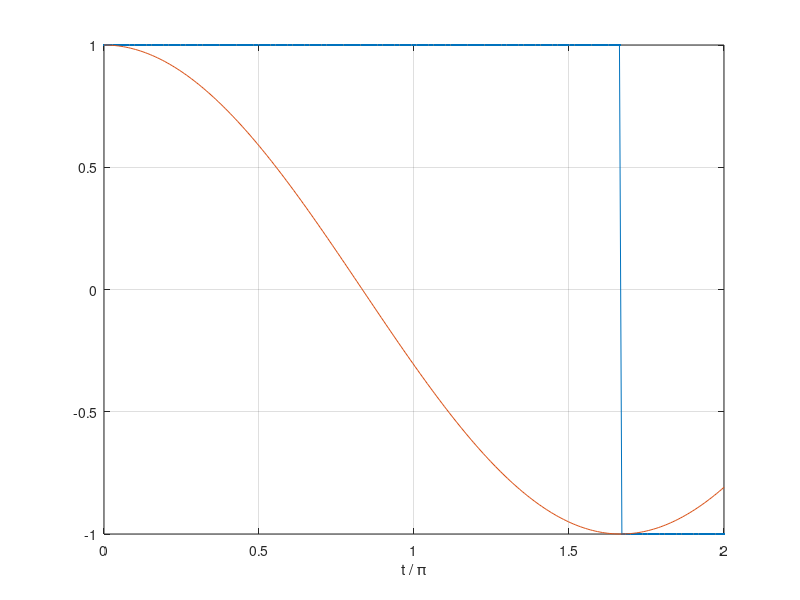

Write MATLAB code to recreate this figure. (Note: this script raises an error after producing the figure.)
clc;
clear;
close all;

% pulse 1 - cosine squared
T= 2*pi;
N = 256;
t = linspace(0, T, N);
x = square(0.6*t);
plot(t/pi, x, '.-', t/pi, cos(0.6*t))
xlabel('t / \pi')
grid on

X = fourier(x);

figure()
bar(abs(X))

rex = wavsyn(N, X);
xt = X';
figure()
plot(rex)

for i=1:N
    fprintf('C(%d) ',i-1)
    fprintf(num2str(xt(i)))
    fprintf(' |C(%d)| ',i-1)
    fprintf(num2str(abs(xt(i))))
    fprintf('\n')
    fprintf('\n')
end




%% pulse 2 - duty 25%

clc;
clear;
close all;

N=256;
T= 2*pi;

t = linspace(0, T, N);

pulsewidth = 1e-0;
pulseperiods = [0:2*pi]*4e-0;

x = pulstran(t,pulseperiods,@rectpuls,pulsewidth);

plot(t,x)


X = fourier(x);
xt = X';
figure()
bar(abs(X))

rex = wavsyn(N, X);

figure()
plot(rex)


for i=1:N
    fprintf('C(%d) ',i-1)
    fprintf(num2str(xt(i)))
    fprintf(' |C(%d)| ',i-1)
    fprintf(num2str(abs(xt(i))))
    fprintf('\n')
    fprintf('\n')
end



%% pulse 3 - duty 12.5%

clc;
clear;
close all;

N=256;
T= 2*pi;

t = linspace(0, T, N);

pulsewidth = 0.5e-0;
pulseperiods = [0:2*pi]*4e-0;

x = pulstran(t,pulseperiods,@rectpuls,pulsewidth);

plot(t,x)


X = fourier(x);
xt = X';
figure()
bar(abs(X))

rex = wavsyn(N, X);

figure()
plot(rex)


for i=1:N
    fprintf('C(%d) ',i-1)
    fprintf(num2str(xt(i)))
    fprintf(' |C(%d)| ',i-1)
    fprintf(num2str(abs(xt(i))))
    fprintf('\n')
    fprintf('\n')
end


%% pulse 4 - one cycle sine

clc;
clear;
close all;

N=256;
T= 2*pi;

Fs = N/T;
t = linspace(0, T, N);
x = sin(2*pi*Fs*t);
figure();
plot(t,x)
X = fourier(x);

xt = X';
figure()
bar(abs(X))

rex = wavsyn(N, X);

figure()
plot(rex)



for i=1:N
    fprintf('C(%d) ',i-1)
    fprintf(num2str(xt(i)))
    fprintf(' |C(%d)| ',i-1)
    fprintf(num2str(abs(xt(i))))
    fprintf('\n')
    fprintf('\n')
end


%% pulse 5 - two cycle sine

clc;
clear;
close all;

N=256;
T= 2*pi;

Fs = N/T;
t = linspace(0, T, N);
x = sin(2*2*pi*Fs*t);
figure();
plot(t,x)
X = fourier(x);

xt = X';

figure()
bar(abs(X))

rex = wavsyn(N, X);

figure()
plot(rex)



for i=1:N
    fprintf('C(%d) ',i-1)
    fprintf(num2str(xt(i)))
    fprintf(' |C(%d)| ',i-1)
    fprintf(num2str(abs(xt(i))))
    fprintf('\n')
    fprintf('\n')
end


%% pulse 6 - triangle

clc;
clear;
close all;

N=256;
T= 2*pi;

Fs = N/T;
t = 0:1/Fs:T-1/Fs;
y = sawtooth(2*pi*t,1/2);


spread = abs(max(y) - min(y));
nexttile;
floor = max(y) - 0.25 * spread;
x = y;
x(x<floor) = floor;
plot(t,x);
title('25% Duty Cycle');


X = fourier(x);
xt = X';
figure()
bar(abs(X))

rex = wavsyn(N, X);

figure()
plot(rex)



for i=1:N
    fprintf('C(%d) ',i-1)
    fprintf(num2str(xt(i)))
    fprintf(' |C(%d)| ',i-1)
    fprintf(num2str(abs(xt(i))))
    fprintf('\n')
    fprintf('\n')
end





